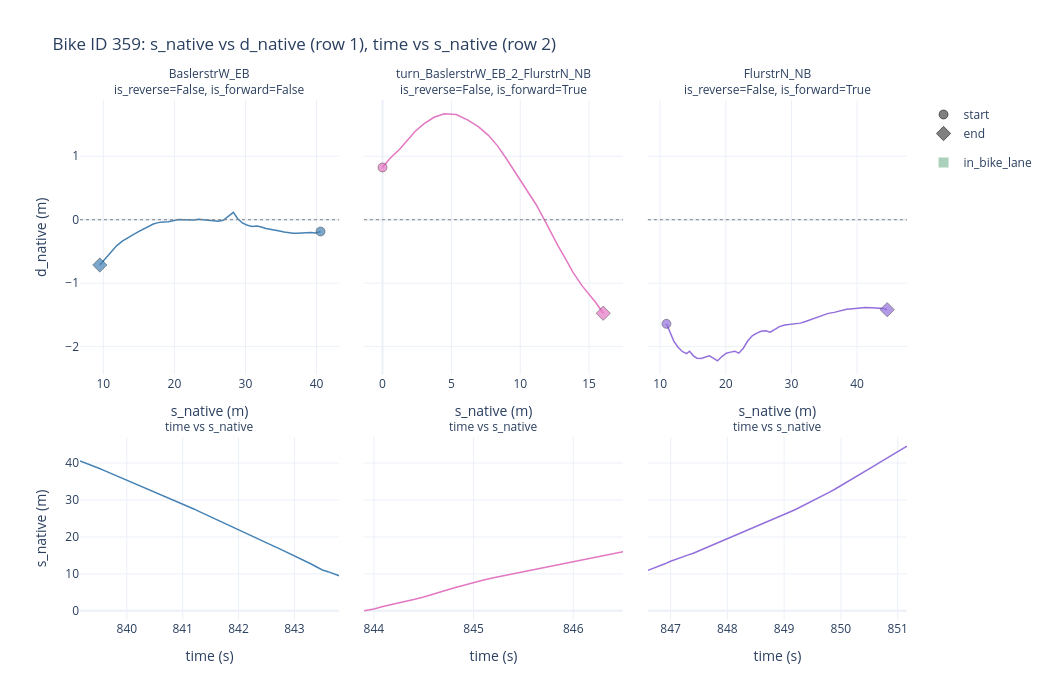

Here is the notebook cell this chart was saved with:
### Markdown cell above
### Plot C: per-segment breakdown (s_native / d_native and time)

Facets the trajectory by `segment_id`. Top row shows the path shape per segment; bottom row shows how quickly the bike moved through each. Circle/diamond markers denote the start/end of each segment to indicate direction of travel.

### Code cell
from plotly.subplots import make_subplots

segments = list(bike_df['segment_id'].unique())
n = len(segments)

def _subplot_title(seg_key, grp):
    is_rev = grp['is_reverse'].iloc[0] if 'is_reverse' in grp else 'NA'
    seg_entry = segment_registry.get(seg_key, {})
    is_fwd = seg_entry.get('is_forward', 'NA')
    return f'{seg_key}<br>is_reverse={is_rev}, is_forward={is_fwd}'

# subplot_titles is filled row-major: all of row 1, then all of row 2
row1_titles = [
    _subplot_title(seg, bike_df[bike_df['segment_id'] == seg])
    for seg in segments
]
row2_titles = ['time vs s_native'] * n

fig = make_subplots(
    rows=2, cols=n,
    subplot_titles=row1_titles + row2_titles,
    shared_yaxes=True,          # applies within each row independently
    horizontal_spacing=0.03,
    vertical_spacing=0.12,
    row_heights=[0.6, 0.4],
)
fig.update_annotations(font_size=12)

for i, key in enumerate(segments, start=1):
    grp = bike_df[bike_df['segment_id'] == key].sort_values('time')

    geom_key = key.split('_')[0]
    if geom_key in geom_color_map:
        col = geom_color_map[geom_key]
    elif key in turn_colors:
        col = turn_colors[key]
    else:
        col = 'gray'

    # --- in_bike_lane contiguous blocks, within this segment's rows ----
    in_lane = (grp['in_bike_lane'] == 1)
    block_id = (in_lane != in_lane.shift()).cumsum()
    lane_blocks = (
        grp[in_lane]
        .groupby(block_id[in_lane])
        .agg(s_min=('s_native', 'min'), s_max=('s_native', 'max'),
             t_min=('time', 'min'), t_max=('time', 'max'))
    )

    # --- row 1: s_native vs d_native (line) --------------------------
    for _, row in lane_blocks.iterrows():
        fig.add_vrect(
            x0=row['s_min'], x1=row['s_max'],
            fillcolor='seagreen', opacity=0.12,
            line_width=0, layer='below',
            row=1, col=i,
        )
    fig.add_trace(
        go.Scatter(
            x=grp['s_native'], y=grp['d_native'],
            mode='lines',
            name=str(key),
            line=dict(width=1.5, color=col),
            showlegend=False,
            hovertemplate=(
                f'segment_id={key}<br>'
                's_native=%{x:.2f}, d_native=%{y:.2f}<br>'
                'time=%{customdata:.2f}<extra></extra>'
            ),
            customdata=grp['time'],
        ),
        row=1, col=i,
    )

    # start / end markers, to show direction
    ends = grp.iloc[[0, -1]]
    fig.add_trace(
        go.Scatter(
            x=ends['s_native'], y=ends['d_native'],
            mode='markers',
            marker=dict(
                size=[9, 11],
                color=col,
                symbol=['circle', 'diamond'],
                line=dict(color='black', width=0.5),
            ),
            name=str(key),
            showlegend=False,
            hovertemplate=(
                f'segment_id={key}<br>'
                '%{text}<br>'
                's_native=%{x:.2f}, d_native=%{y:.2f}<br>'
                'time=%{customdata:.2f}<extra></extra>'
            ),
            text=['start', 'end'],
            customdata=ends['time'],
        ),
        row=1, col=i,
    )

    fig.add_hline(y=0, line=dict(color='gray', width=1, dash='dot'),
                  row=1, col=i)

    fig.update_xaxes(title_text='s_native (m)', row=1, col=i)
    if i == 1:
        fig.update_yaxes(title_text='d_native (m)', row=1, col=i)

    # --- row 2: time vs s_native (line) -------------------------------
    for _, row in lane_blocks.iterrows():
        fig.add_vrect(
            x0=row['t_min'], x1=row['t_max'],
            fillcolor='seagreen', opacity=0.12,
            line_width=0, layer='below',
            row=2, col=i,
        )
    fig.add_trace(
        go.Scatter(
            x=grp['time'], y=grp['s_native'],
            mode='lines',
            name=str(key),
            line=dict(width=1.5, color=col),
            showlegend=False,
            hovertemplate=(
                f'segment_id={key}<br>'
                'time=%{x:.2f}, s_native=%{y:.2f}<extra></extra>'
            ),
        ),
        row=2, col=i,
    )

    fig.update_xaxes(title_text='time (s)', row=2, col=i)
    if i == 1:
        fig.update_yaxes(title_text='s_native (m)', row=2, col=i)

# --- legend entries for start/end markers -------------------------------
fig.add_trace(go.Scatter(
    x=[None], y=[None], mode='markers',
    marker=dict(size=9, color='gray', symbol='circle',
                line=dict(color='black', width=0.5)),
    name='start',
    legendgroup='start_end',
    showlegend=True,
))
fig.add_trace(go.Scatter(
    x=[None], y=[None], mode='markers',
    marker=dict(size=11, color='gray', symbol='diamond',
                line=dict(color='black', width=0.5)),
    name='end',
    legendgroup='start_end',
    showlegend=True,
))
fig.add_trace(go.Scatter(
    x=[None], y=[None], mode='markers',
    marker=dict(size=10, color='seagreen', opacity=0.4, symbol='square'),
    name='in_bike_lane',
    showlegend=True,
))

fig.update_layout(
    title=f'Bike ID {bike_id}: s_native vs d_native (row 1), time vs s_native (row 2)',
    template='plotly_white',
    height=700,
    width=350 * n,
    showlegend=True,
)
fig

### Figure 1 — Plotly figure (JSON) as saved in the notebook; plotly's stock layout.template omitted (floating-point values rounded to 4 significant figures)
{"data": [{"customdata": [839.2, 839.2, 839.3, 839.4, 839.5, 839.6, 839.7, 839.8, 839.9, 840.0, 840.1, 840.2, 840.3, 840.4, 840.5, 840.6, 840.7, 840.8, 840.9, 841.0, 841.1, 841.2, 841.3, 841.4, 841.5, 841.6, 841.7, 841.8, 841.9, 842.0, 842.1, 842.2, 842.3, 842.4, 842.5, 842.6, 842.7, 842.8, 842.9, 843.0, 843.1, 843.2, 843.3, 843.4, 843.5, 843.6, 843.7, 843.8], "hovertemplate": "segment_id=BaslerstrW_EB<br>s_native=%{x:.2f}, d_native=%{y:.2f}<br>time=%{customdata:.2f}<extra></extra>", "line": {"color": "steelblue", "width": 1.5}, "mode": "lines", "name": "BaslerstrW_EB", "showlegend": false, "type": "scatter", "x": [40.56, 40.36, 39.83, 39.22, 38.58, 37.95, 37.32, 36.68, 36.06, 35.44, 34.79, 34.16, 33.52, 32.87, 32.24, 31.61, 30.93, 30.27, 29.55, 28.89, 28.29, 27.57, 26.87, 26.15, 25.45, 24.77, 24.09, 23.41, 22.71, 22.01, 21.29, 20.58, 19.88, 19.15, 18.43, 17.72, 17.03, 16.33, 15.62, 14.89, 14.15, 13.42, 12.67, 11.86, 11.07, 10.6, 10.1, 9.504], "xaxis": "x", "y": [-0.186, -0.1955, -0.211, -0.203, -0.2103, -0.2134, -0.213, -0.2123, -0.2054, -0.1931, -0.1768, -0.1635, -0.1568, -0.139, -0.1158, -0.09751, -0.1074, -0.08644, -0.05088, 0.01968, 0.1146, 0.05107, -0.00976, -0.02334, -0.01616, -0.004712, -0.0009015, 0.007492, -0.005539, -0.0081, 0.001114, 0.002242, -0.01862, -0.03335, -0.03665, -0.04595, -0.0683, -0.106, -0.1448, -0.192, -0.2394, -0.2874, -0.3365, -0.4112, -0.5136, -0.5857, -0.6375, -0.7135], "yaxis": "y"}, {"customdata": [839.2, 843.8], "hovertemplate": "segment_id=BaslerstrW_EB<br>%{text}<br>s_native=%{x:.2f}, d_native=%{y:.2f}<br>time=%{customdata:.2f}<extra></extra>", "marker": {"color": "steelblue", "line": {"color": "black", "width": 0.5}, "size": [9, 11], "symbol": ["circle", "diamond"]}, "mode": "markers", "name": "BaslerstrW_EB", "showlegend": false, "text": ["start", "end"], "type": "scatter", "x": [40.56, 9.504], "xaxis": "x", "y": [-0.186, -0.7135], "yaxis": "y"}, {"hovertemplate": "segment_id=BaslerstrW_EB<br>time=%{x:.2f}, s_native=%{y:.2f}<extra></extra>", "line": {"color": "steelblue", "width": 1.5}, "mode": "lines", "name": "BaslerstrW_EB", "showlegend": false, "type": "scatter", "x": [839.2, 839.2, 839.3, 839.4, 839.5, 839.6, 839.7, 839.8, 839.9, 840.0, 840.1, 840.2, 840.3, 840.4, 840.5, 840.6, 840.7, 840.8, 840.9, 841.0, 841.1, 841.2, 841.3, 841.4, 841.5, 841.6, 841.7, 841.8, 841.9, 842.0, 842.1, 842.2, 842.3, 842.4, 842.5, 842.6, 842.7, 842.8, 842.9, 843.0, 843.1, 843.2, 843.3, 843.4, 843.5, 843.6, 843.7, 843.8], "xaxis": "x4", "y": [40.56, 40.36, 39.83, 39.22, 38.58, 37.95, 37.32, 36.68, 36.06, 35.44, 34.79, 34.16, 33.52, 32.87, 32.24, 31.61, 30.93, 30.27, 29.55, 28.89, 28.29, 27.57, 26.87, 26.15, 25.45, 24.77, 24.09, 23.41, 22.71, 22.01, 21.29, 20.58, 19.88, 19.15, 18.43, 17.72, 17.03, 16.33, 15.62, 14.89, 14.15, 13.42, 12.67, 11.86, 11.07, 10.6, 10.1, 9.504], "yaxis": "y4"}, {"customdata": [843.9, 844.0, 844.1, 844.2, 844.3, 844.4, 844.5, 844.6, 844.7, 844.8, 844.9, 845.0, 845.1, 845.2, 845.3, 845.4, 845.5, 845.6, 845.7, 845.8, 845.9, 846.0, 846.1, 846.2, 846.3, 846.4, 846.5], "hovertemplate": "segment_id=turn_BaslerstrW_EB_2_FlurstrN_NB<br>s_native=%{x:.2f}, d_native=%{y:.2f}<br>time=%{customdata:.2f}<extra></extra>", "line": {"color": "#e377c2", "width": 1.5}, "mode": "lines", "name": "turn_BaslerstrW_EB_2_FlurstrN_NB", "showlegend": false, "type": "scatter", "x": [0.0, 0.5175, 1.259, 1.818, 2.378, 3.046, 3.744, 4.486, 5.355, 6.207, 6.979, 7.689, 8.35, 8.962, 9.546, 10.12, 10.67, 11.18, 11.69, 12.2, 12.75, 13.28, 13.82, 14.47, 15.02, 15.49, 16.03], "xaxis": "x2", "y": [0.8229, 0.9616, 1.114, 1.258, 1.394, 1.519, 1.614, 1.67, 1.658, 1.569, 1.462, 1.329, 1.164, 0.9729, 0.7724, 0.5784, 0.4099, 0.2279, 0.02568, -0.1929, -0.412, -0.6145, -0.8275, -1.034, -1.183, -1.308, -1.474], "yaxis": "y2"}, {"customdata": [843.9, 846.5], "hovertemplate": "segment_id=turn_BaslerstrW_EB_2_FlurstrN_NB<br>%{text}<br>s_native=%{x:.2f}, d_native=%{y:.2f}<br>time=%{customdata:.2f}<extra></extra>", "marker": {"color": "#e377c2", "line": {"color": "black", "width": 0.5}, "size": [9, 11], "symbol": ["circle", "diamond"]}, "mode": "markers", "name": "turn_BaslerstrW_EB_2_FlurstrN_NB", "showlegend": false, "text": ["start", "end"], "type": "scatter", "x": [0.0, 16.03], "xaxis": "x2", "y": [0.8229, -1.474], "yaxis": "y2"}, {"hovertemplate": "segment_id=turn_BaslerstrW_EB_2_FlurstrN_NB<br>time=%{x:.2f}, s_native=%{y:.2f}<extra></extra>", "line": {"color": "#e377c2", "width": 1.5}, "mode": "lines", "name": "turn_BaslerstrW_EB_2_FlurstrN_NB", "showlegend": false, "type": "scatter", "x": [843.9, 844.0, 844.1, 844.2, 844.3, 844.4, 844.5, 844.6, 844.7, 844.8, 844.9, 845.0, 845.1, 845.2, 845.3, 845.4, 845.5, 845.6, 845.7, 845.8, 845.9, 846.0, 846.1, 846.2, 846.3, 846.4, 846.5], "xaxis": "x5", "y": [0.0, 0.5175, 1.259, 1.818, 2.378, 3.046, 3.744, 4.486, 5.355, 6.207, 6.979, 7.689, 8.35, 8.962, 9.546, 10.12, 10.67, 11.18, 11.69, 12.2, 12.75, 13.28, 13.82, 14.47, 15.02, 15.49, 16.03], "yaxis": "y5"}, {"customdata": [846.6, 846.7, 846.8, 846.9, 847.0, 847.1, 847.2, 847.3, 847.4, 847.5, 847.6, 847.7, 847.8, 847.9, 848.0, 848.1, 848.2, 848.3, 848.4, 848.5, 848.6, 848.7, 848.8, 848.9, 849.0, 849.1, 849.2, 849.3, 849.4, 849.5, 849.6, 849.7, 849.8, 849.9, 850.0, 850.1, 850.2, 850.3, 850.4, 850.5, 850.6, 850.7, 850.8, 850.9, 851.0, 851.1, 851.2], "hovertemplate": "segment_id=FlurstrN_NB<br>s_native=%{x:.2f}, d_native=%{y:.2f}<br>time=%{customdata:.2f}<extra></extra>", "line": {"color": "mediumpurple", "width": 1.5}, "mode": "lines", "name": "FlurstrN_NB", "showlegend": false, "type": "scatter", "x": [10.96, 11.52, 12.09, 12.73, 13.42, 14.04, 14.47, 15.07, 15.6, 16.25, 16.93, 17.49, 18.1, 18.74, 19.4, 20.08, 20.73, 21.37, 21.98, 22.64, 23.36, 24.03, 24.66, 25.35, 26.08, 26.74, 27.43, 28.18, 28.97, 29.77, 30.53, 31.35, 32.14, 32.97, 33.85, 34.73, 35.61, 36.52, 37.46, 38.4, 39.35, 40.29, 41.22, 42.15, 43.07, 44.01, 44.58], "xaxis": "x3", "y": [-1.641, -1.781, -1.913, -2.01, -2.081, -2.11, -2.073, -2.146, -2.183, -2.187, -2.17, -2.146, -2.183, -2.224, -2.156, -2.104, -2.087, -2.072, -2.103, -2.029, -1.908, -1.83, -1.791, -1.757, -1.751, -1.773, -1.733, -1.685, -1.659, -1.648, -1.64, -1.63, -1.605, -1.572, -1.54, -1.51, -1.476, -1.46, -1.436, -1.411, -1.403, -1.391, -1.385, -1.385, -1.388, -1.401, -1.418], "yaxis": "y3"}, {"customdata": [846.6, 851.2], "hovertemplate": "segment_id=FlurstrN_NB<br>%{text}<br>s_native=%{x:.2f}, d_native=%{y:.2f}<br>time=%{customdata:.2f}<extra></extra>", "marker": {"color": "mediumpurple", "line": {"color": "black", "width": 0.5}, "size": [9, 11], "symbol": ["circle", "diamond"]}, "mode": "markers", "name": "FlurstrN_NB", "showlegend": false, "text": ["start", "end"], "type": "scatter", "x": [10.96, 44.58], "xaxis": "x3", "y": [-1.641, -1.418], "yaxis": "y3"}, {"hovertemplate": "segment_id=FlurstrN_NB<br>time=%{x:.2f}, s_native=%{y:.2f}<extra></extra>", "line": {"color": "mediumpurple", "width": 1.5}, "mode": "lines", "name": "FlurstrN_NB", "showlegend": false, "type": "scatter", "x": [846.6, 846.7, 846.8, 846.9, 847.0, 847.1, 847.2, 847.3, 847.4, 847.5, 847.6, 847.7, 847.8, 847.9, 848.0, 848.1, 848.2, 848.3, 848.4, 848.5, 848.6, 848.7, 848.8, 848.9, 849.0, 849.1, 849.2, 849.3, 849.4, 849.5, 849.6, 849.7, 849.8, 849.9, 850.0, 850.1, 850.2, 850.3, 850.4, 850.5, 850.6, 850.7, 850.8, 850.9, 851.0, 851.1, 851.2], "xaxis": "x6", "y": [10.96, 11.52, 12.09, 12.73, 13.42, 14.04, 14.47, 15.07, 15.6, 16.25, 16.93, 17.49, 18.1, 18.74, 19.4, 20.08, 20.73, 21.37, 21.98, 22.64, 23.36, 24.03, 24.66, 25.35, 26.08, 26.74, 27.43, 28.18, 28.97, 29.77, 30.53, 31.35, 32.14, 32.97, 33.85, 34.73, 35.61, 36.52, 37.46, 38.4, 39.35, 40.29, 41.22, 42.15, 43.07, 44.01, 44.58], "yaxis": "y6"}, {"legendgroup": "start_end", "marker": {"color": "gray", "line": {"color": "black", "width": 0.5}, "size": 9, "symbol": "circle"}, "mode": "markers", "name": "start", "showlegend": true, "type": "scatter", "x": [null], "y": [null]}, {"legendgroup": "start_end", "marker": {"color": "gray", "line": {"color": "black", "width": 0.5}, "size": 11, "symbol": "diamond"}, "mode": "markers", "name": "end", "showlegend": true, "type": "scatter", "x": [null], "y": [null]}, {"marker": {"color": "seagreen", "opacity": 0.4, "size": 10, "symbol": "square"}, "mode": "markers", "name": "in_bike_lane", "showlegend": true, "type": "scatter", "x": [null], "y": [null]}], "layout": {"annotations": [{"font": {"size": 12}, "showarrow": false, "text": "BaslerstrW_EB<br>is_reverse=False, is_forward=False", "x": 0.1567, "xanchor": "center", "xref": "paper", "y": 1, "yanchor": "bottom", "yref": "paper"}, {"font": {"size": 12}, "showarrow": false, "text": "turn_BaslerstrW_EB_2_FlurstrN_NB<br>is_reverse=False, is_forward=True", "x": 0.5, "xanchor": "center", "xref": "paper", "y": 1, "yanchor": "bottom", "yref": "paper"}, {"font": {"size": 12}, "showarrow": false, "text": "FlurstrN_NB<br>is_reverse=False, is_forward=True", "x": 0.8433, "xanchor": "center", "xref": "paper", "y": 1, "yanchor": "bottom", "yref": "paper"}, {"font": {"size": 12}, "showarrow": false, "text": "time vs s_native", "x": 0.1567, "xanchor": "center", "xref": "paper", "y": 0.352, "yanchor": "bottom", "yref": "paper"}, {"font": {"size": 12}, "showarrow": false, "text": "time vs s_native", "x": 0.5, "xanchor": "center", "xref": "paper", "y": 0.352, "yanchor": "bottom", "yref": "paper"}, {"font": {"size": 12}, "showarrow": false, "text": "time vs s_native", "x": 0.8433, "xanchor": "center", "xref": "paper", "y": 0.352, "yanchor": "bottom", "yref": "paper"}], "height": 700, "shapes": [{"line": {"color": "gray", "dash": "dot", "width": 1}, "type": "line", "x0": 0, "x1": 1, "xref": "x domain", "y0": 0, "y1": 0, "yref": "y"}, {"line": {"color": "gray", "dash": "dot", "width": 1}, "type": "line", "x0": 0, "x1": 1, "xref": "x2 domain", "y0": 0, "y1": 0, "yref": "y2"}, {"line": {"color": "gray", "dash": "dot", "width": 1}, "type": "line", "x0": 0, "x1": 1, "xref": "x3 domain", "y0": 0, "y1": 0, "yref": "y3"}], "showlegend": true, "title": {"text": "Bike ID 359: s_native vs d_native (row 1), time vs s_native (row 2)"}, "width": 1050, "xaxis": {"anchor": "y", "domain": [0, 0.3133], "title": {"text": "s_native (m)"}}, "xaxis2": {"anchor": "y2", "domain": [0.3433, 0.6567], "title": {"text": "s_native (m)"}}, "xaxis3": {"anchor": "y3", "domain": [0.6867, 1.0], "title": {"text": "s_native (m)"}}, "xaxis4": {"anchor": "y4", "domain": [0, 0.3133], "title": {"text": "time (s)"}}, "xaxis5": {"anchor": "y5", "domain": [0.3433, 0.6567], "title": {"text": "time (s)"}}, "xaxis6": {"anchor": "y6", "domain": [0.6867, 1.0], "title": {"text": "time (s)"}}, "yaxis": {"anchor": "x", "domain": [0.472, 1], "title": {"text": "d_native (m)"}}, "yaxis2": {"anchor": "x2", "domain": [0.472, 1], "matches": "y", "showticklabels": false}, "yaxis3": {"anchor": "x3", "domain": [0.472, 1], "matches": "y", "showticklabels": false}, "yaxis4": {"anchor": "x4", "domain": [0, 0.352], "title": {"text": "s_native (m)"}}, "yaxis5": {"anchor": "x5", "domain": [0, 0.352], "matches": "y4", "showticklabels": false}, "yaxis6": {"anchor": "x6", "domain": [0, 0.352], "matches": "y4", "showticklabels": false}}}
